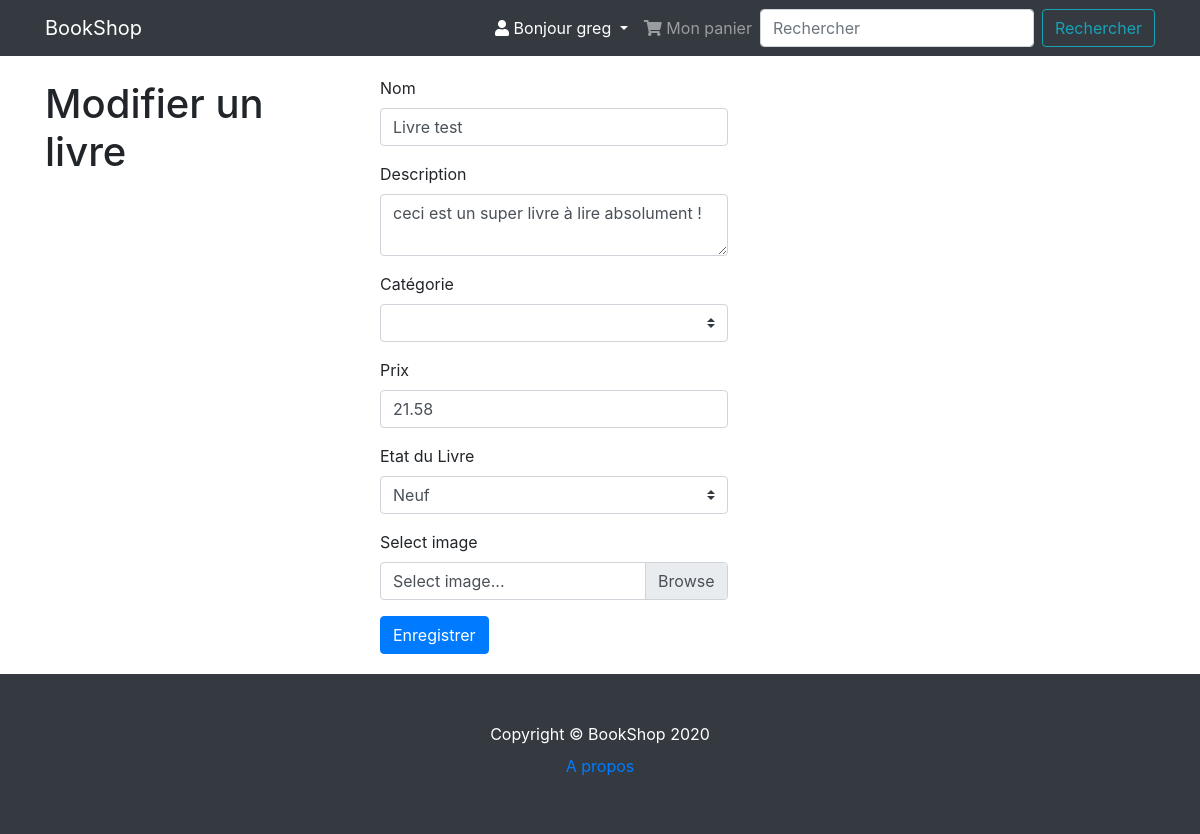
/6/update (signed in), run on an earlier commit of the app's database.
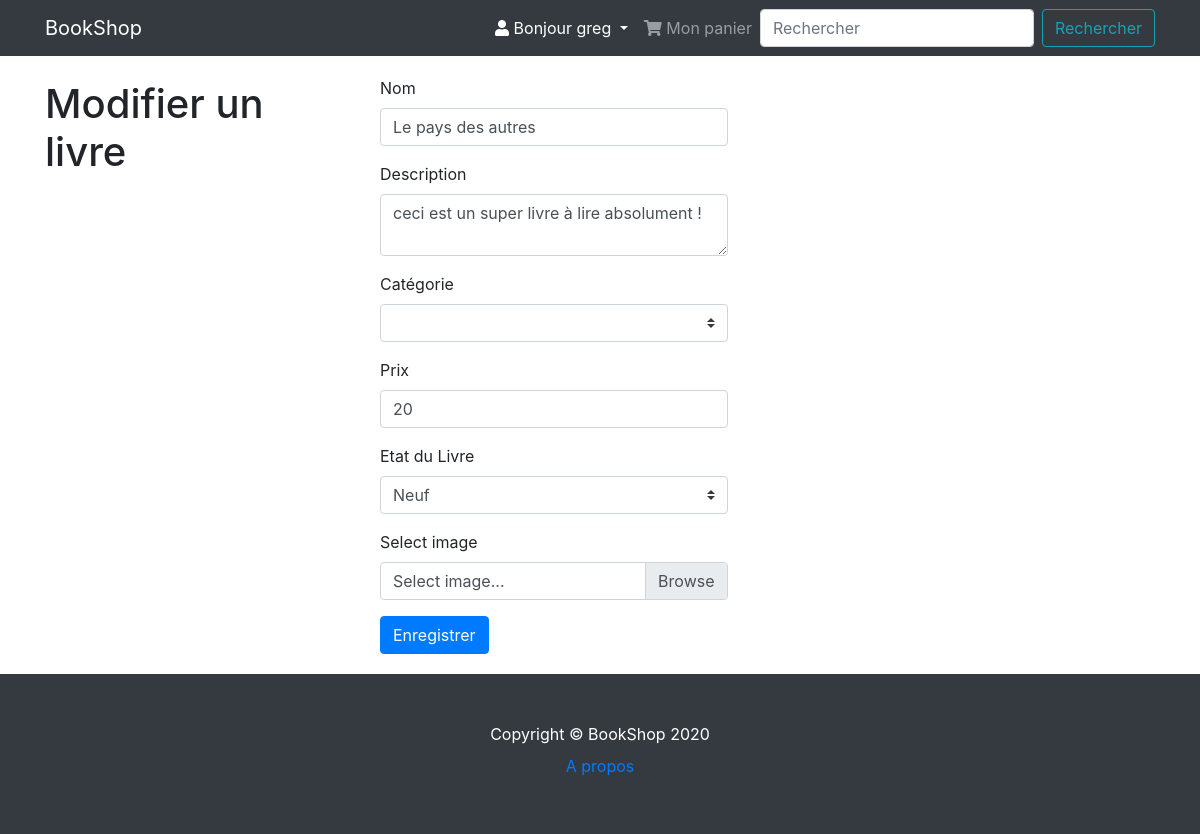
And on a later commit of the database.
### tables this page shows
CREATE TABLE product (
  id INTEGER PRIMARY KEY AUTOINCREMENT,
  author_id INTEGER NOT NULL,
  created TIMESTAMP NOT NULL DEFAULT CURRENT_TIMESTAMP,
  name TEXT NOT NULL,
  description TEXT NOT NULL,
  price DECIMAL (4,2) NOT NULL,
  state varchar (30) NOT NULL,
  image varchar (30) NOT NULL,
  FOREIGN KEY (author_id) REFERENCES user (id)
);

### book/product.py (the view, shortened to what this page needs)
@bp.route('/<int:id>/update', methods=('GET', 'POST'))
@login_required
def update(id):
    product = get_post(id)
    state_list = ['Neuf', 'Très bon état', 'Bon état', 'Etat correct', 'Mauvais état']
    return render_template('product/update.html', product=product, state_list=state_list)

### book/auth.py (called while the page is built)
@bp.before_app_request
def load_logged_in_user():
    user_id = session.get('user_id')
    if user_id is None:
        g.user = None
    else:
        g.user = get_db().execute(
            'SELECT * FROM user WHERE id = ?', (user_id,)
        ).fetchone()

def login_required(view):
    @functools.wraps(view)
    def wrapped_view(**kwargs):
        if g.user is None:
            return redirect(url_for('auth.login'))
        return view(**kwargs)
    return wrapped_view

### book/db.py (called while the page is built)
def get_db():
    if 'db' not in g:
        g.db = sqlite3.connect(
            current_app.config['DATABASE'],
            detect_types=sqlite3.PARSE_DECLTYPES
        )
        g.db.row_factory = sqlite3.Row
    return g.db

### book/product.py (called while the page is built)
def get_post(id, check_author=True):
    product = get_db().execute(
        'SELECT p.id, name, description, price, state, created, author_id, username'
        ' FROM product p JOIN user u ON p.author_id = u.id'
        ' WHERE p.id = ?',
        (id,)
    ).fetchone()
    if product is None:
        abort(404, "Product id {0} doesn't exist.".format(id))
    if check_author and product['author_id'] != g.user['id']:
        abort(403)
    return product

### book/templates/product/update.html (shortened to what this page needs)
{% extends 'base.html' %}
{% block content %}
  <div class="container">
    <div class="row">
      <div class="col-lg-3">
        <h1 class="my-4">Modifier un livre</h1>
      </div>
      <div class="col-lg-9">
  <div class="card-body">
      <form method="post" enctype="multipart/form-data">
          <div class="col">
          <div class="col-sm-6">
          <div class="form-group">
            <label for="name">Nom</label>
              <input name="name" id="name" value="{{ request.form['name'] or product['name'] }}" class="form-control" required>
          </div>
          <div class="form-group">
            <label for="description">Description</label>
            <textarea name="description" id="description" class="form-control">{{ request.form['description'] or product['description'] }}</textarea>
          </div>
          <div class="form-group">
            <label for="price">Catégorie</label>
              <select class="custom-select mr-sm-2" name="category" id="category">
              </select>
          </div>
          <div class="form-group">
            <label for="price">Prix</label>
              <input type="number" name="price" id="price" value="{{ request.form['price'] or product['price'] }}" class="form-control" step="0.01" required>
          </div>
          <div class="form-group">
            <label for="price">Etat du Livre</label>
              <select class="custom-select mr-sm-2" name="state" id="state">
                {% for each in state_list %}
                <option value="{{ request.form['state'] or product['state'] }}">{{each}}</option>
                {% endfor %}
              </select>
          </div>
        <div class="form-group">
          <label>Select image</label>
          <div class="custom-file">
            <label class="custom-file-label" for="image">Select image...</label>
          </div>
        </div>
            <button type="submit" class="btn btn-primary">Enregistrer</button>
          </div>
          </div>
      </form>
  </div>
        </div>
      </div>
    </div>
{% endblock %}

What changed in the data, as far as the page shows it:
changed product "ceci est un super livre à lire absolument !": name "Livre test" → "Le pays des autres"; price "21.58" → "20"
